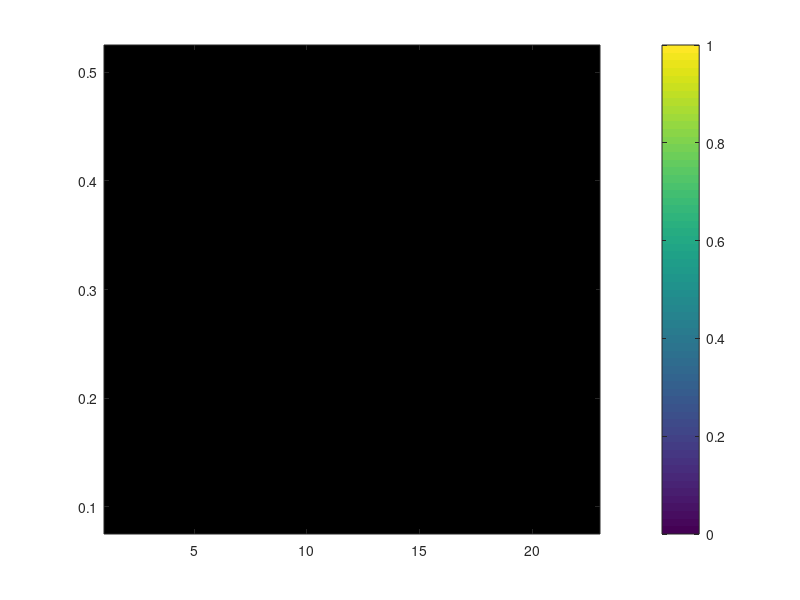

MATLAB code to generate this figure:
% calculate the Laplace shape for a given surface tension and given
% pressure/volume/area

close all; clear

% load the parameter values

% numerical parameters
params_num.N = 40;          % grid points for calculation
params_num.eps_fw_simple = 1e-12;  % convergence criterion forward
params_num.maxiter_simple = 100;   % maximum number of iteration steps

% numerical parameters for inverse problem
params_num.eps_cheb = 1e-4;      % error for describing the shape

% parameters for Young-Laplace inverse problem
params_num.eps_inv_yl = 1e-8;    % convergence critertion inverse problem
params_num.sigma_guess = 10;     % guess for interfacial tension value
params_num.p0_guess = 5;         % guess for pressure
params_num.alpha_yl = 0.2;       % relaxation parameter in inverse problem
params_num.maxiter_inv_yl = 5000; % maximum number of iteration steps invers
 
rng(1); % set seed for reproducibility

% physical parameters for the simple droplet problem

params_phys.sigma = 1;      % surface tension
params_phys.grav = 1;       % gravitational acceleration
params_phys.rneedle = 1;    % radius of the needle

Bond_all = 0.5:-0.05:0.10;  % Bond number
Nu_all   = 2:2:22;          % dimensionless volume (Nu)

% parameters for generating the artificial interface points

Nsample = 80;  % number of sample points on interface
               % NOTE: total number of points will be 2*Nsample-1
sigma_noise = 1e-2*params_phys.rneedle; % noise level for sampled points

error_mean_all = zeros(length(Bond_all),length(Nu_all));
Wo_mat = zeros(length(Bond_all),length(Nu_all));

for iii = 1:length(Bond_all)
    
    for jjj = 1:length(Nu_all)

        try            
            Nrand = 200; % nunber of random samples

            params_phys.deltarho = Bond_all(iii);  % density difference
            params_phys.volume0 = Nu_all(jjj);   % prescribed volume
            
            % calculate and display the Worthing number
            params_phys.Wo = params_phys.deltarho*params_phys.grav*params_phys.volume0/...
                (2*pi*params_phys.sigma*params_phys.rneedle);

            Wo_mat(iii,jjj) = params_phys.Wo;

            [vars_num, vars_sol, params_phys] = gen_single_drop(params_phys, ...
                params_num, false);

            vars_sol.normals = get_normals(vars_sol, vars_num);

            for k = 1:Nrand
    
                [rr_noise, zz_noise] = generate_noisy_shape(vars_sol, vars_num, ...
                    Nsample, sigma_noise);
                
                [vars_sol_fit, vars_num_fit] = ...
                    fit_shape_with_chebfun(rr_noise,zz_noise,params_num);
                
                [st{iii,jjj}(k), press, rrlaplace, zzlaplace] = solve_inverse_young_laplace ( ...
                    vars_sol_fit, params_phys, params_num, vars_num_fit, false);

            end

            % surface tension is 1 in the non-dimensionalization used here
            st_error = abs(st{iii,jjj}-1);
            error_mean_all(iii,jjj) = mean(st_error);

        catch

            error_mean_all(iii,jjj) = NaN;

        end
    end
end

% plot the errors with the NaNs removed
figure
imAlpha = ones(size(error_mean_all));
imAlpha(isnan(error_mean_all))=0;
imagesc(Nu_all, Bond_all, error_mean_all,'AlphaData',imAlpha);
colorbar
set(gca,'color',1.0*[1,1,1]);
set(gca,'ColorScale','log');
set(gca,'YDir','normal');

% figure
% imagesc(Nu_all, Bond_all, Wo_mat); hold on
% colorbar
% contour(Nu_all, Bond_all, Wo_mat,[0.4 0.4],'LineWidth',3,'LineStyle','-');
% % set(gca,'ColorScale','log');
% set(gca,'YDir','normal');
